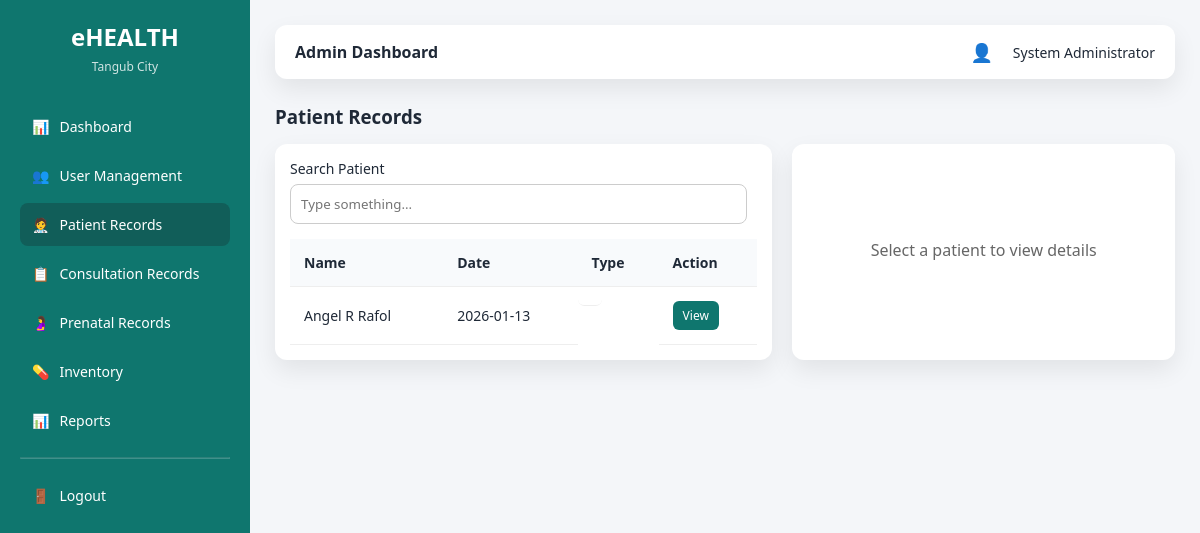
/admin/patients.php (signed in), run on an earlier commit of the app's database.
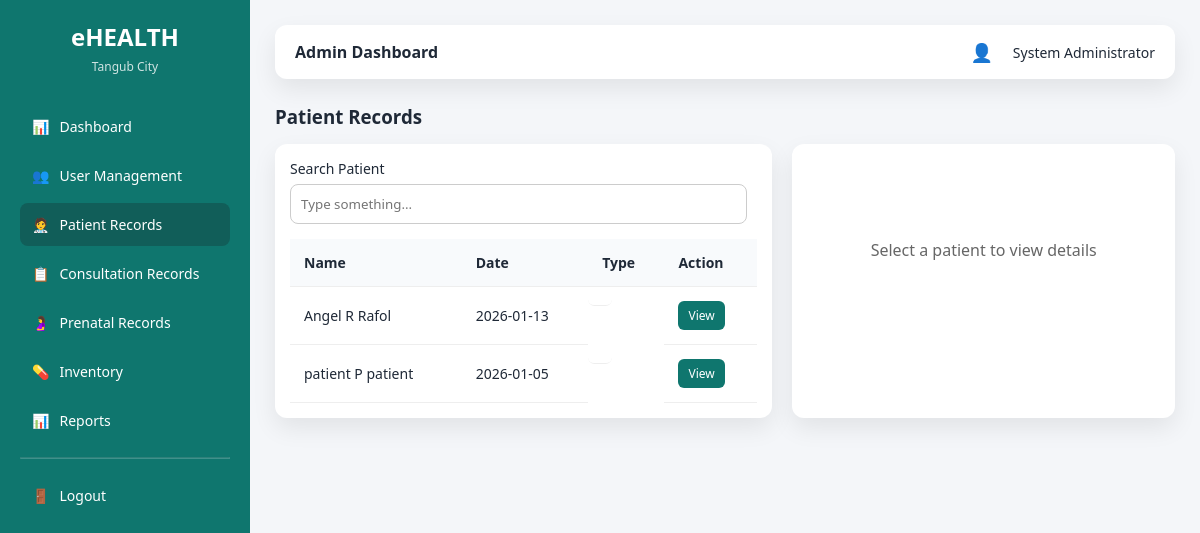
And on a later commit of the database.
### tables this page shows
CREATE TABLE `patients` (
  `patient_id` int(11) NOT NULL,
  `user_id` int(11) NOT NULL,
  `date_of_birth` date DEFAULT NULL,
  `gender` enum('male','female') DEFAULT NULL,
  `address` text DEFAULT NULL,
  `contact_number` varchar(20) DEFAULT NULL,
  `is_pregnant` tinyint(1) DEFAULT 0,
  `birth_date` date DEFAULT NULL,
  `blood_type` varchar(5) DEFAULT NULL,
  `medical_history` text DEFAULT NULL,
  `height` varchar(20) DEFAULT NULL,
  `weight` varchar(20) DEFAULT NULL
);

CREATE TABLE `users` (
  `user_id` int(11) NOT NULL,
  `full_name` varchar(100) NOT NULL,
  `email` varchar(100) NOT NULL,
  `password` varchar(255) NOT NULL,
  `role` enum('admin','staff','doctor','patient') NOT NULL,
  `status` enum('active','inactive') DEFAULT 'active',
  `created_at` timestamp NOT NULL DEFAULT current_timestamp()
);

### admin/patients.php (the view, shortened to what this page needs)
<?php
require_once "../config/database.php";
$patients = mysqli_query(
    $conn,
    "SELECT
        p.patient_id,
        u.full_name,
        -- Latest appointment date
        (SELECT a.appointment_date
         FROM appointments a
         WHERE a.patient_id = p.patient_id
         ORDER BY a.appointment_date DESC
         LIMIT 1) AS appointment_date,
        -- Latest appointment type
        (SELECT a.type
         FROM appointments a
         WHERE a.patient_id = p.patient_id
         ORDER BY a.appointment_date DESC
         LIMIT 1) AS appointment_type
    FROM patients p
    JOIN users u
        ON p.user_id = u.user_id
    WHERE EXISTS (
        SELECT 1
        FROM appointments a
        WHERE a.patient_id = p.patient_id
    )
    ORDER BY u.full_name ASC"
);
?>
<!DOCTYPE html>
<html>
<head>
    <link rel="stylesheet" href="../assets/css/ui.css">
</head>
<body>
<div class="layout">
    <?php require_once "../layouts/sidebar.php"; ?>
    <main class="main">
        <?php require_once "../layouts/topbar.php"; ?>
        <h3 style="margin-bottom:15px;">Patient Records</h3>
        <div class="split-view">
            <div class="card">
                <div class="form-group" style="flex: 1; margin-right: 10px;">
                    <label>Search Patient</label>
                    <input type="text" id="searchInput" placeholder="Type something..." />
                </div>
                <table>
                    <thead>
                        <tr>
                            <th>Name</th>
                            <th>Date</th>
                            <th>Type</th>
                            <th>Action</th>
                        </tr>
                    </thead>
                    <tbody>
                        <?php while ($p = mysqli_fetch_assoc($patients)): ?>
                        <tr>
                            <td><?= htmlspecialchars($p['full_name']) ?></td>
                            <td><?= htmlspecialchars($p['appointment_date']) ?></td>
                            <td class="status <?= $p['appointment_type'] ?>"><?= ucfirst($p['appointment_type']) ?></td>
                            <td>
                                <button class="btn-view" onclick="loadPatient(<?= $p['patient_id'] ?>)">
                                    View
                                </button>
                            </td>
                        </tr>
                        <?php endwhile; ?>
                    </tbody>
                </table>
            </div>
            <div class="card" id="detailsPanel">
                <div class="details-empty">
                    Select a patient to view details
                </div>
            </div>
        </div>
    </main>
</div>
</body>
</html>

What changed in the data, as far as the page shows it:
added patients: user.full_name "patient P patient", appointment_date "2026-01-05"
